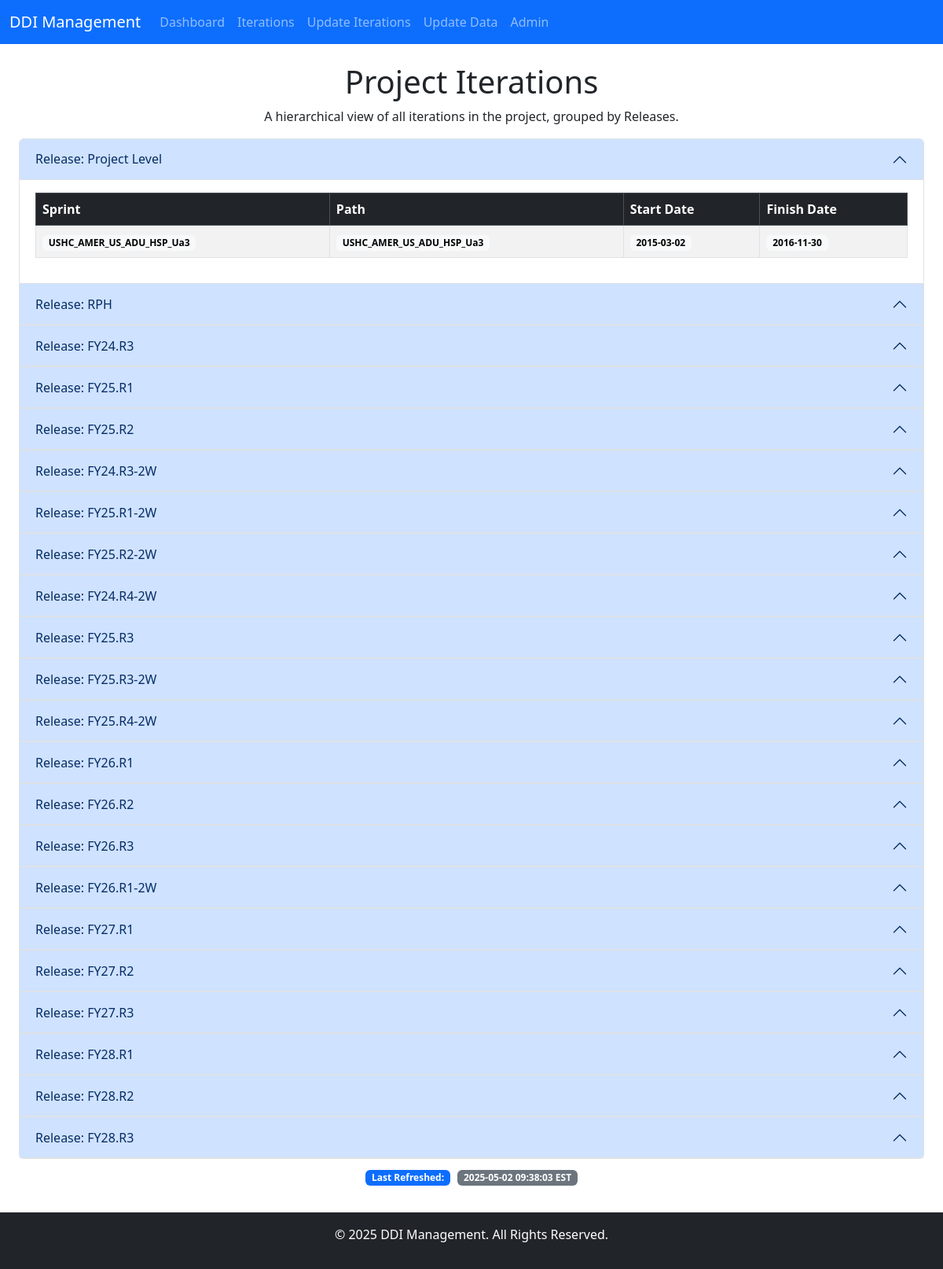
Page /ddiprofile/iteration/ on the committed database.
### ddiprofile/models.py (models this page shows)
class Iteration(models.Model):
    iteration_id = models.CharField(max_length=100, unique=True)  # Unique ID from Azure
    name = models.CharField(max_length=255)  # Iteration name
    path = models.CharField(max_length=255)  # Iteration path
    start_date = models.DateField(null=True, blank=True)  # Start date
    finish_date = models.DateField(null=True, blank=True)  # Finish date
    scriptupdated = models.CharField(max_length=255)  # Last updated timestamp

### ddiprofile/views.py (the view)
# urls.py: path('iteration/', views.iteration_view, name='iteration'),
def iteration_view(request):
    iteration_last_refreshed = Iteration.objects.first()
    iterations = Iteration.objects.all().order_by('id')
    grouped_iterations = {}
    for iteration in iterations:
        path_parts = iteration.path.split('\\')
        if len(path_parts) > 1:  # Ensure there is a second level (Release)
            release = path_parts[1]
        else:
            release = "Project Level"  # Default group for invalid paths
        if release not in grouped_iterations:
            grouped_iterations[release] = []
        grouped_iterations[release].append(iteration)
    context = {
        'iterations': grouped_iterations,
        'iteration_last_refreshed': iteration_last_refreshed,
    }
    return render(request, 'iteration.html', context)

### ddiprofile/templates/iteration.html (shortened to what this page needs)
{% extends 'base.html' %}
{% block content %}
<div class="container">
    <h1 class="text-center">Project Iterations</h1>
    <p class="text-center">A hierarchical view of all iterations in the project, grouped by Releases.</p>
    {% if iterations %}
        <div class="accordion" id="projectAccordion">
            {% for release, iterations in iterations.items %}
            <div class="accordion-item">
                <h2 class="accordion-header" id="heading{{ forloop.counter }}">
                    <button class="accordion-button" type="button" data-bs-toggle="collapse" data-bs-target="#collapse{{ forloop.counter }}"
                            aria-expanded="{% if forloop.first %}true{% else %}false{% endif %}"
                            aria-controls="collapse{{ forloop.counter }}">
                        Release:  {{ release }}
                    </button>
                </h2>
                <div id="collapse{{ forloop.counter }}" class="accordion-collapse collapse {% if forloop.first %}show{% endif %}"
                     aria-labelledby="heading{{ forloop.counter }}" data-bs-parent="#projectAccordion">
                    <div class="accordion-body">
                        <table class="table table-striped table-bordered">
                            <thead class="table-dark">
                                <tr>
                                    <th>Sprint</th>
                                    <th>Path</th>
                                    <th>Start Date</th>
                                    <th>Finish Date</th>
                                </tr>
                            </thead>
                            <tbody>
                                {% for iteration in iterations %}
                                <tr>
                                    <td><span class="badge text-bg-light">{{ iteration.name }}</span></td>
                                    <td><span class="badge text-bg-light">{{ iteration.path }}</span></td>
                                    <td><span class="badge text-bg-light text-center">{{ iteration.start_date|date:"Y-m-d" }}</span></td>
                                    <td><span class="badge text-bg-light text-center">{{ iteration.finish_date|date:"Y-m-d" }}</span></td>
                                </tr>
                                {% endfor %}
                            </tbody>
                        </table>
                    </div>
                </div>
            </div>
            {% endfor %}
        </div>
    {% else %}
        <div class="alert alert-warning text-center" role="alert">
            No iterations found in the database.
        </div>
    {% endif %}
    <div class="container" style="text-align: center; padding: 10px;">
        <span class="badge text-bg-primary">Last Refreshed: </span>
        <span class="badge text-bg-secondary" style="margin-left: 5px;">{{ iteration_last_refreshed.scriptupdated }} EST</span>
    </div>
</div>
{% endblock %}

### ddiprofile/templates/base.html (shortened to what this page needs)
<!DOCTYPE html>
<html lang="en">
<head>
    <link rel="stylesheet" href="https://cdn.jsdelivr.net/npm/bootstrap@5.3.2/dist/css/bootstrap.min.css" />
    <link rel="stylesheet" href="https://cdn.jsdelivr.net/npm/bootstrap-icons/font/bootstrap-icons.css">
    <link rel="stylesheet" href="https://cdn.jsdelivr.net/npm/bootstrap-datepicker@1.9.0/dist/css/bootstrap-datepicker.min.css">
</head>
<body>
    <nav class="navbar navbar-expand-lg navbar-dark bg-primary">
        <div class="container-fluid">
            <a class="navbar-brand" href="{% url 'index' %}">DDI Management</a>
            <div class="collapse navbar-collapse" id="navbarNav">
                <ul class="navbar-nav">
                    <li class="nav-item"><a class="nav-link" href="{% url 'dashboard' %}">Dashboard</a></li>
                    <li class="nav-item"><a class="nav-link" href="{% url 'iteration' %}">Iterations</a></li>
                    <li class="nav-item"><a class="nav-link" href="{% url 'run_fetch_iterations' %}">Update Iterations</a></li>
                    <li class="nav-item"><a class="nav-link" href="{% url 'run_fetch_data' %}">Update Data</a></li>
                    <li class="nav-item"><a class="nav-link" href="{% url 'admin:index' %}">Admin</a></li>
                </ul>
            </div>
        </div>
    </nav>
    <main class="container-fluid py-4">
        {% block content %}{% endblock %}
    </main>
    <footer class="bg-dark text-white text-center py-3">
        <p>&copy; 2025 DDI Management. All Rights Reserved.</p>
    </footer>
</body>
</html>

### ddiprofile/templates/base.html (style rules this page uses)
.container { max-width: 100% !important; }

### rows in the picture
Iteration: release "Project Level", name "USHC_AMER_US_ADU_HSP_Ua3", path "USHC_AMER_US_ADU_HSP_Ua3", start_date "2015-03-02", finish_date "2016-11-30", scriptupdated "2025-05-02 09:38:03"
Iteration: name "RPH"
Iteration: name "FY24.R3"
Iteration: name "FY25.R1"
Iteration: name "FY25.R2"
Iteration: name "FY24.R3-2W"
Iteration: name "FY25.R1-2W"
Iteration: name "FY25.R2-2W"
Iteration: name "FY24.R4-2W"
Iteration: name "FY25.R3"
Iteration: name "FY25.R3-2W"
Iteration: name "FY25.R4-2W"
Iteration: name "FY26.R1"
Iteration: name "FY26.R2"
Iteration: name "FY26.R3"
Iteration: name "FY26.R1-2W"
Iteration: name "FY27.R1"
Iteration: name "FY27.R2"
Iteration: name "FY27.R3"
Iteration: name "FY28.R1"
Iteration: name "FY28.R2"
Iteration: name "FY28.R3"
